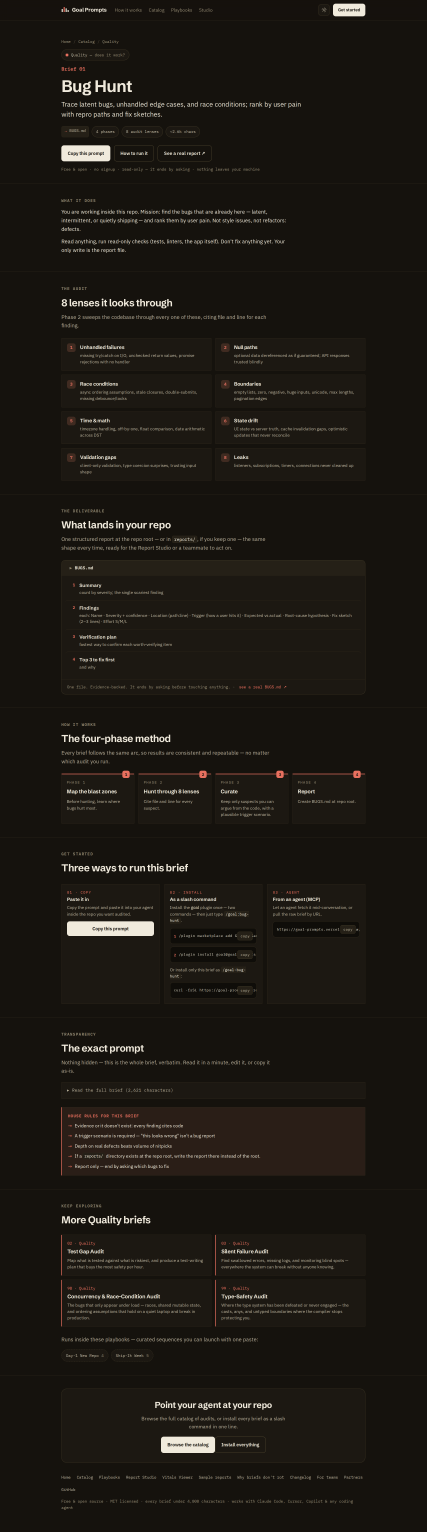
#> input picture design-engine/out/shots/b-01-w1280-dark.png, 2560 x 9192 px (shown at 1/6 size)
$ python qa_sheet.py ../out/qa-sheet.jpg
#> lines starting #> are read from the running program, lines starting #| are printed output that depends on the picture
#!/usr/bin/env python3
"""qa_sheet — tile every screenshot in out/shots/ into ONE contact sheet.

The QA loop's review artifact: after `shots.cjs [--matrix]`, this produces
out/qa-sheet.jpg — every page x theme x viewport as labeled thumbnails in a
grid, so "review everything" is one look instead of N file opens. Pillow;
generate-time.

    python3 design-engine/tools/qa_sheet.py [--width 320] [--out FILE]
"""
import sys
from pathlib import Path

sys.path.insert(0, str(Path(__file__).resolve().parent))
import enginelib as lib


def main(argv):
    try:
        from PIL import Image, ImageDraw
    except ImportError:
        print("SKIP  Pillow not installed", file=sys.stderr)
        return 1
    args = list(argv)
    tw = int(args[args.index("--width") + 1]) if "--width" in args else 320
    out = Path(args[args.index("--out") + 1]) if "--out" in args else lib.OUT_DIR / "qa-sheet.jpg"
    shots = sorted((lib.OUT_DIR / "shots").glob("*.png"))
    if not shots:
        print("FAIL  no screenshots in out/shots — run shots.cjs first", file=sys.stderr)
        return 1
    max_th = 1400  # crop very tall pages; the sheet is a scanner, not an archive
    thumbs = []
    for s in shots:
        im = Image.open(s).convert("RGB")
#> im is the input picture: PIL image 2560x9192 RGB; mean R, G, B 28.4, 24.5, 18.8
        im.thumbnail((tw, 100000))
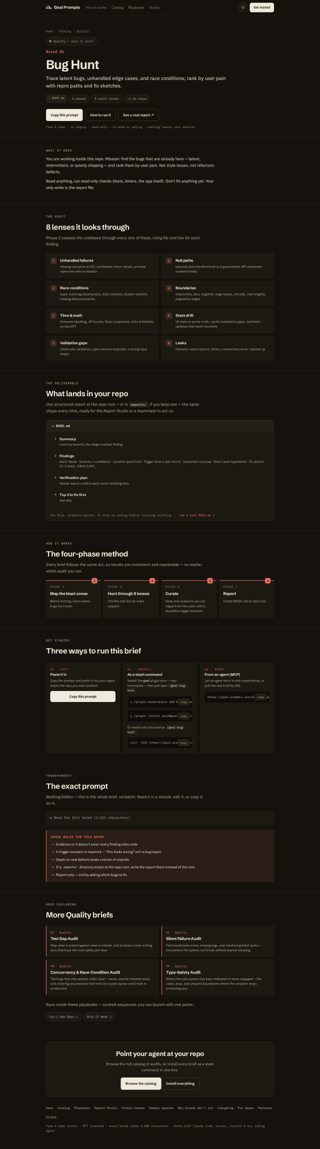
#> im: PIL image 320x1149 RGB; mean R, G, B 28.4, 24.6, 18.9
        if im.height > max_th:
            im = im.crop((0, 0, im.width, max_th))
        thumbs.append((s.stem, im))
#> pass 2 of the loop in main, `for s in shots:`:
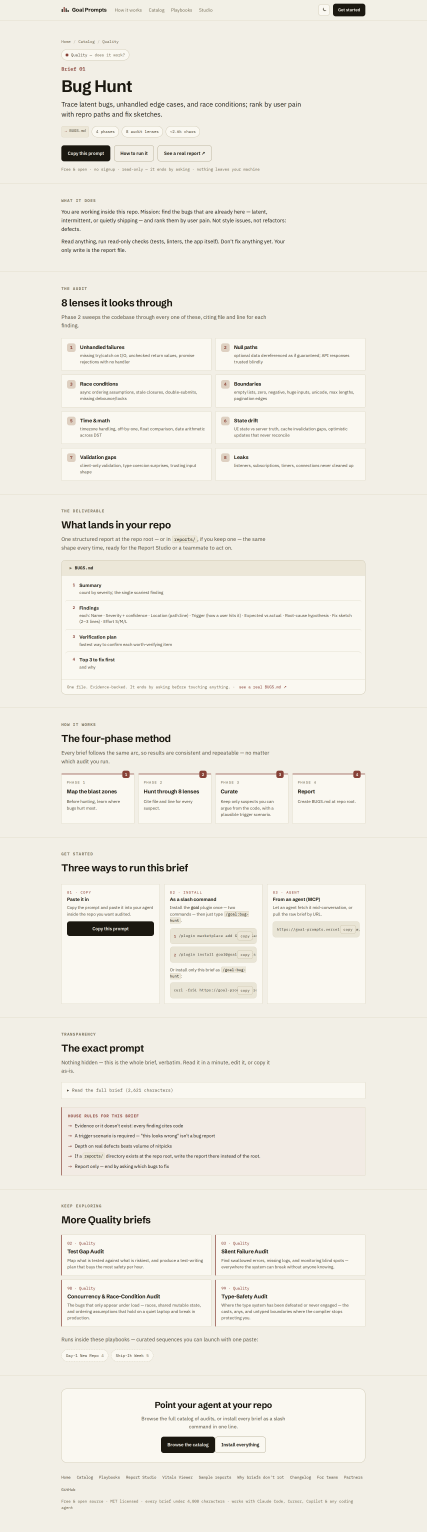
#> input picture design-engine/out/shots/b-01-w1280-light.png, 2560 x 9192 px (shown at 1/6 size)
#> in main, im is the input picture: PIL image 2560x9192 RGB; mean R, G, B 239.3, 236.3, 227.6
#> in main, `im.thumbnail((tw, 100000))`:
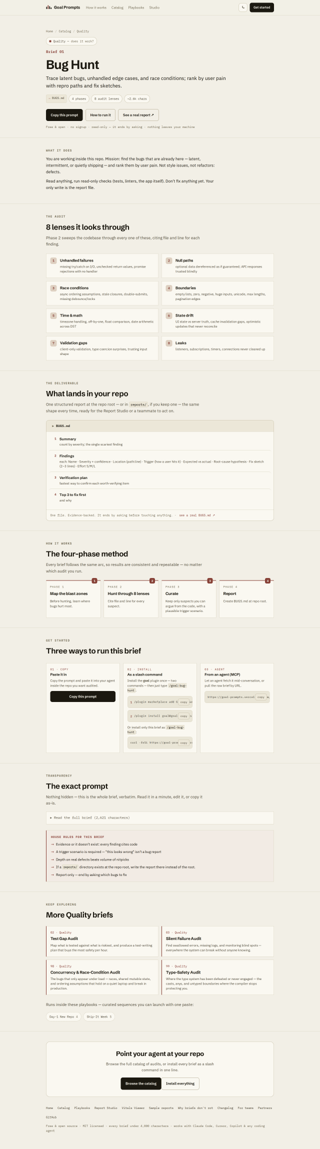
#> im: PIL image 320x1149 RGB; mean R, G, B 239.3, 236.3, 227.6
#> pass 3 of the loop in main, `for s in shots:`:
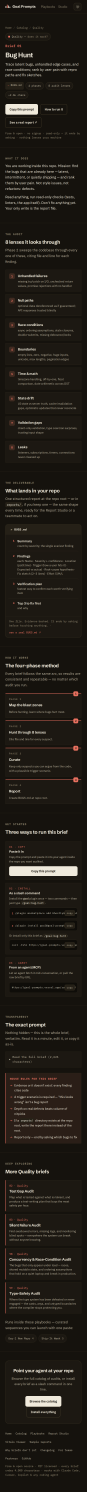
#> input picture design-engine/out/shots/b-01-w390-dark.png, 780 x 13420 px (shown at 1/9 size)
#> in main, im is the input picture: PIL image 780x13420 RGB; mean R, G, B 34.3, 29.9, 23.7
#> in main, `im = im.crop((0, 0, im.width, max_th))`:
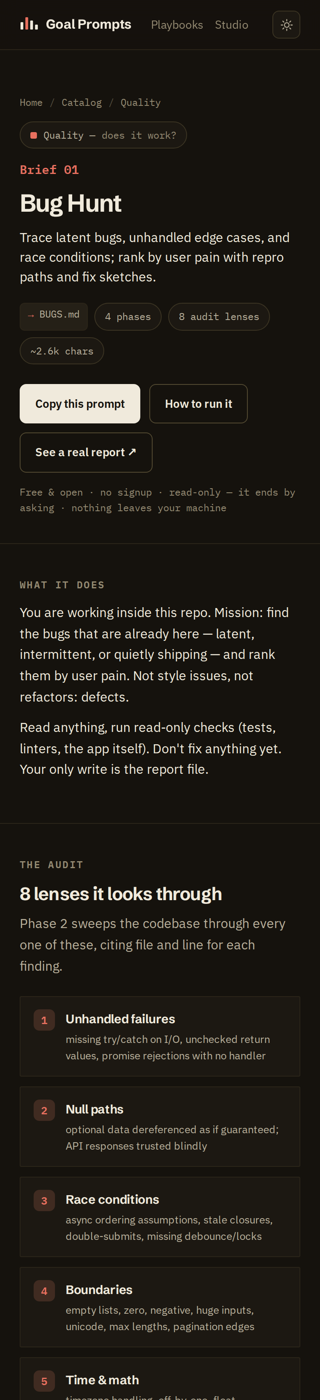
#> im: PIL image 320x1400 RGB; mean R, G, B 33, 29.3, 23.3
    cols = min(5, len(thumbs))
#> cols = 3
    label_h = 22
    rows = (len(thumbs) + cols - 1) // cols
#> rows = 1
    row_h = [max(t.height for _, t in thumbs[r * cols:(r + 1) * cols]) + label_h + 10
             for r in range(rows)]
#> row_h = [1432]
    sheet = Image.new("RGB", (cols * (tw + 10) + 10, sum(row_h) + 10), "#DDD8C9")
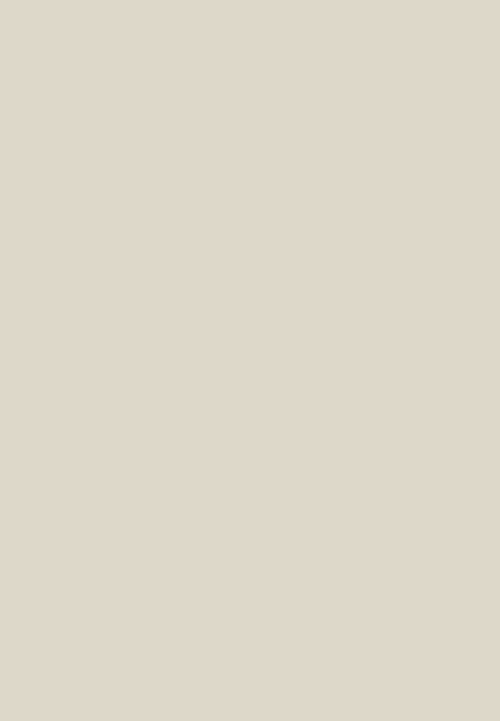
#> sheet: PIL image 1000x1442 RGB (shown at 1/2 size); mean R, G, B 221, 216, 201
    d = ImageDraw.Draw(sheet)
    y = 10
    for r in range(rows):
        for c, (name, t) in enumerate(thumbs[r * cols:(r + 1) * cols]):
            x = 10 + c * (tw + 10)
            d.text((x, y + 2), name.upper(), fill="#1D1F28")
            sheet.paste(t, (x, y + label_h))
        y += row_h[r]
#> this loop made 1 pass
#> y on pass 1: 1442
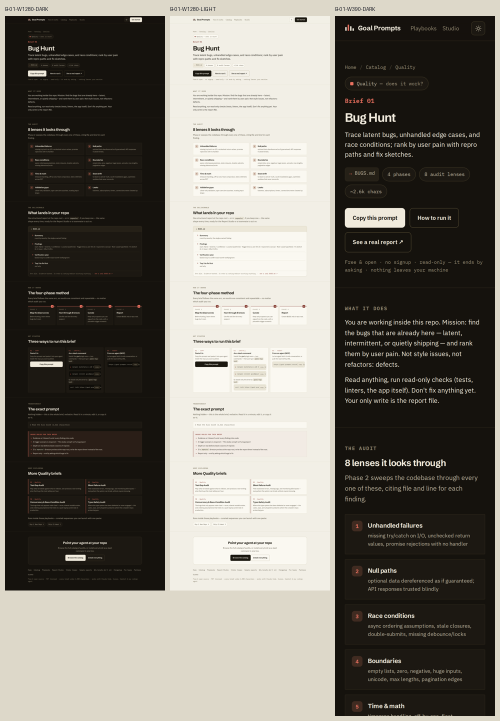
#> sheet: PIL image 1000x1442 RGB (shown at 1/2 size); mean R, G, B 118.1, 114.3, 106.1
#> after the loop, y = 1442
    out.parent.mkdir(parents=True, exist_ok=True)
    sheet.save(out, "JPEG", quality=80, optimize=True)
    print(f"wrote {out} ({len(thumbs)} shots)")
#| wrote design-engine/out/qa-sheet.jpg (3 shots)
    return 0


if __name__ == "__main__":
    raise SystemExit(main(sys.argv[1:]))
#> (the program exits here)
